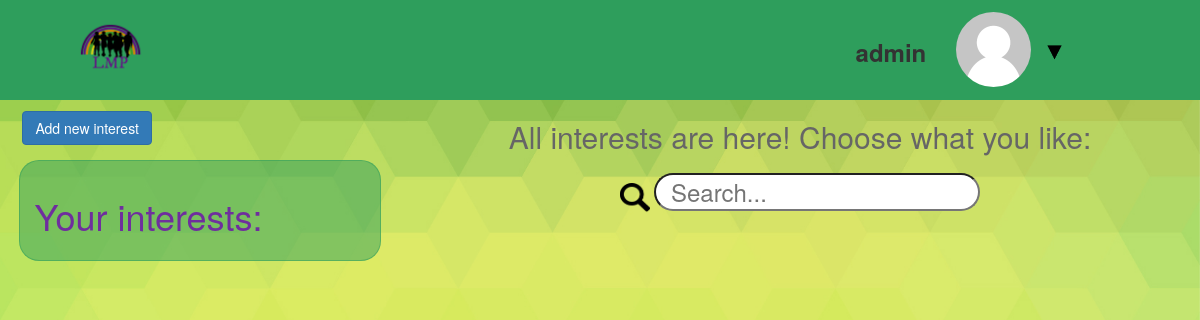
/ (signed in), run on an earlier commit of the app's database.
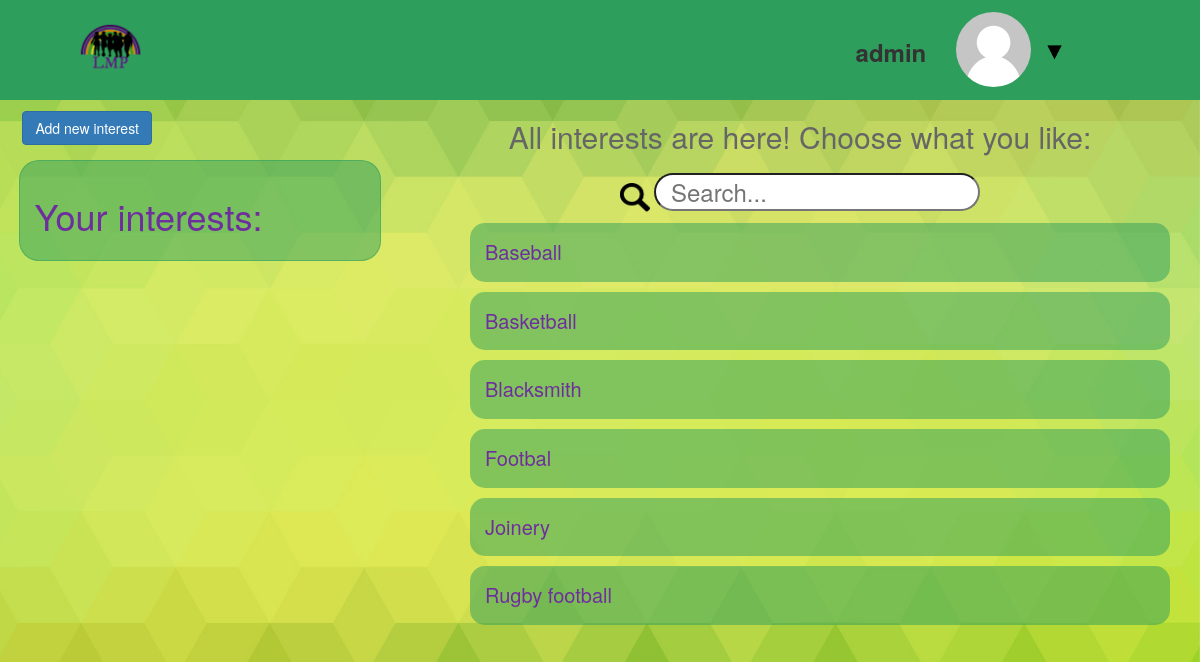
And on a later commit of the database.
### interests/models.py (models this page shows, shortened)
class Interest(models.Model):
	name = models.CharField(max_length=100)
	description = models.TextField(blank=True)
	users = models.ManyToManyField(User)
	url = models.CharField(max_length=200)

### default/views.py (the view)
# urls.py: url(r'^$', views.home, name='home'),
@login_required
def home(request):
	interests_list = Interest.objects.order_by('name')
	for interest in interests_list:
		interest.url = interest.name.replace(' ', '_')
	user_interests_list = Interest.objects.filter(users=request.user).order_by('name')
	for interest in user_interests_list:
		interest.url = interest.name.replace(' ', '_')
	context = {
		'interests': interests_list,
		'user_interests': user_interests_list,
	}
	return render(request, 'default/home.html', context)

### default/templates/default/home.html (shortened to what this page needs)
{% extends 'base.html' %}
{% load static %}
{% block content %}
	{% if user.is_authenticated %}
		<div class="container-fluid text-center">
			<div class="row">
				<div id="navbar" class="col-lg-12">
					<div class="col-lg-2">
						<a href="/"><img class="logo" src="{% static 'images/logo.png' %}" alt=""></a>
					</div>
					<div class="col-lg-5">
					</div>
					<div class="col-lg-5">
						<div class="col-lg-6 text-right">
							<div class="username">{{ user.username }}</div>
						</div>
						<div class="col-lg-2">
							{% if user.userprofile.avatar == '' %}
								<img class="avatar" src="{% static 'images/default_avatar.png' %}" alt="">
							{% else %}
								<img class="avatar" src="/media/{{ user.userprofile.avatar }}" alt="">
							{% endif %}
						</div>
						<div class="col-lg-4 text-left dropdown">
 							<img class="dropbtn" src="{% static 'images/triangle.png' %}" alt="">
						</div>
					</div>
				</div>
				<div class="col-lg-4 text-left">
					<a href="/newinterest/" class="btn btn-primary btn-add">Add new interest</a>
					<div class="user-interests">
						<h2>Your interests:</h2>
					</div>
				</div>
				<div class="col-lg-8">
					<h2 class="home-title">All interests are here! Choose what you like:</h2>
 					<div id="search-bar">
						<img src="{% static 'images/search-loop.png' %}" alt="">
						<input type="text" id="search-box" onkeyup="myFunction()" name="serach" placeholder="Search...">
					</div>
					<div class="col-lg-12 text-left">
						{% if interests %}
							<ul id="myUL">
							{% for item in interests %}
								<a href="/interest/{{ item.url }}"><li>{{ item.name }}</li></a>
							{% endfor %}
							</ul>
						{% endif %}
					</div>
				</div>
			</div>
		</div>
	{% endif %}
{% endblock %}

### templates/base.html (shortened to what this page needs)
<!DOCTYPE html>
<html lang="en">
<head>
	{% load static %}
 	<link rel="stylesheet" type="text/css" href="{% static "css/global.css"%} ">
	<link rel="stylesheet" type="text/css" href="{% static "css/bootstrap.min.css"%}">
</head>
<body>
	{% block content %}
	{% endblock %}
</body>
</html>

### static/css/global.css (style rules this page uses)
html, body { height: 100%; background: url(/static/images/bg.jpg) no-repeat center center; -webkit-background-size: cover; -moz-background-size: cover; -o-background-size: cover; background-size: cover; }
#navbar { background-color: #2e9e5c; height: 100px; }
.logo { width: 60%; }
.avatar { margin-top: 12px; height: 75px; width: 75px; -webkit-border-radius: 50%; -moz-border-radius: 50%; border-radius: 50%; }
.username { font-size: 24px; font-weight: 600; margin-top: 35px; }
.dropbtn { margin-top: 45px; margin-left: 15px; cursor: pointer; width: 15px; height: 15px; }
.dropdown { position: relative; display: inline-block; }
.user-interests { background: rgba(46, 158, 92, 0.5); border: 1px solid rgba(46, 158, 92, 0.5); border-radius: 20px; margin: 4% auto; padding: 4%; width: 98%; }
.user-interests h2 { color: #6f2e9e; font-size: 36px; }
#search-bar { margin-top: 20px; }
#search-bar img { width: 30px; height: 30px; }
#search-bar input { font-size: 24px; padding: 0 15px; -webkit-border-radius: 25px; -moz-border-radius: 25px; border-radius: 25px; }
.home-title { color: #666; }
#myUL { list-style-type: none; }
#myUL a { color: #6f2e9e; font-size: 20px; width: 100%; }
#myUL li { background: rgba(46, 158, 92, 0.5); border-radius: 15px; margin: 10px 0; padding: 15px; }
.btn-add { margin-left: 2%; margin-top: 3%; }

What changed in the data, as far as the page shows it:
added Interest: name "Baseball"
added Interest: name "Basketball"
added Interest: name "Blacksmith"
added Interest: name "Footbal"
added Interest: name "Joinery"
added Interest: name "Rugby football"
